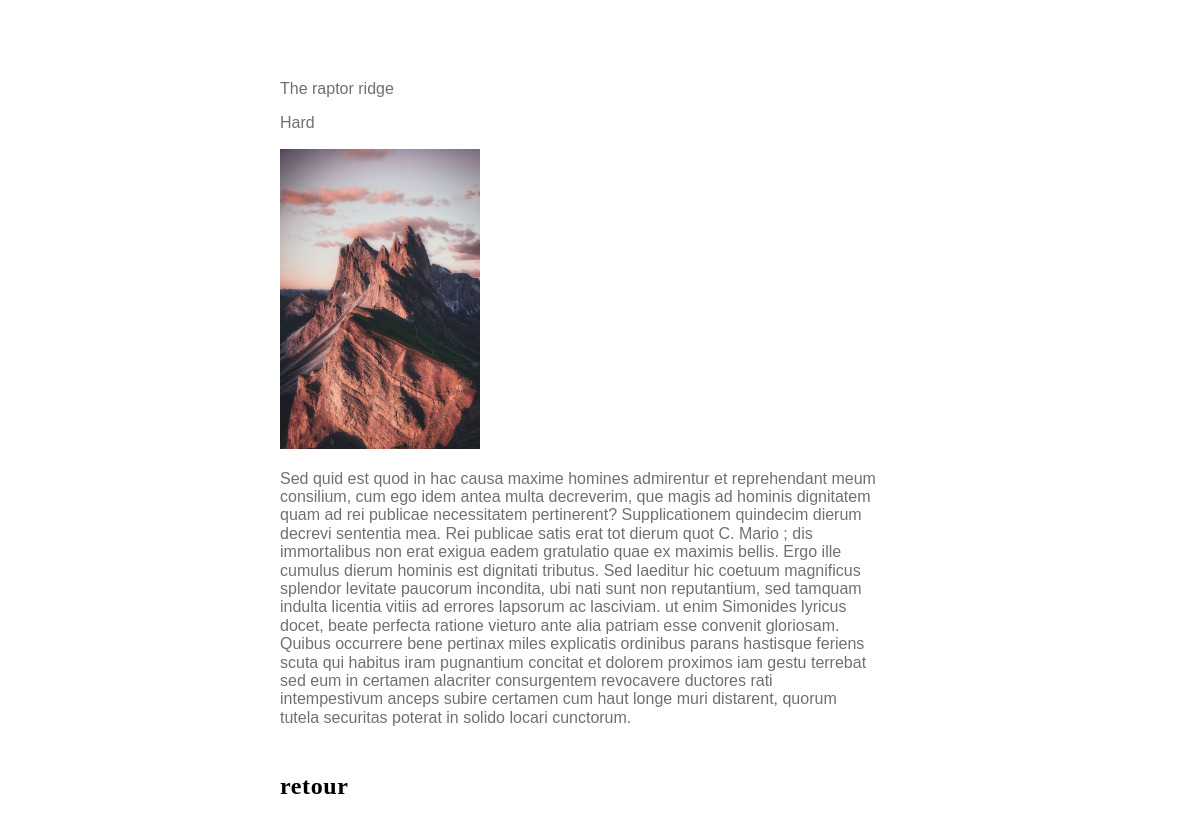
Screenshot of /article.php?id=1 with the database file from the repository.
### tables this page shows
CREATE TABLE `articles` (
  `title` char(50) NOT NULL,
  `id` int(20) NOT NULL,
  `levels` char(20) NOT NULL,
  `images` char(50) NOT NULL,
  `texte` text NOT NULL
);

### article.php (the view, shortened to what this page needs)
<?php
  if(isset($_GET['id'])) {
    $id = $_GET['id'];
  } else {
    header('Location: index.php');
  }
?>
<!DOCTYPE html>
<html lang="fr">
<head>
    <link rel="stylesheet" href="css/normalize.css">
    <link rel="stylesheet" href="css/style.css">
    <link rel="stylesheet" href="css/sanfrancisco-font.css">
</head>
  <body>
    <main class="result wrapper">
        <?php
        require('includes/inc_connOK.php');
        $requete = 'SELECT * FROM articles WHERE id='.$id;
        $obj_resultats = $connDB -> query($requete);
        $tab_resultat = $obj_resultats -> fetch(PDO::FETCH_ASSOC);
        echo "<p>".$tab_resultat['title']."</p>";
        echo "<p>".$tab_resultat['levels']."</p>";
        echo "<img class='img-result' src=".$tab_resultat['images'].">";
        echo "<p>".$tab_resultat['texte']."</p>";
        echo '<a href="index.php"><h4 class="link">retour</h2></a>';
        ?>
    </main>
  </body>
</html>

### css/style.css (style rules this page uses)
:root { --thisRed: #F44647; --thisBlack: #000; --thisGrey: #6F7072; --thisOther: #9D9D9D; }
body { width:100%; overflow-x: hidden; }
.wrapper { padding: 0px 15%; }
main { margin-top: -15px; z-index: 1; }
a { text-decoration: none; }
h2, h3, h4 { font-family: "SF Display", Arial, Helvetica, sans-serif; }
p, a, .widget { font-family: "SF Display Medium", Arial, Helvetica, sans-serif; color: var(--thisGrey); }
.header-link, .link { font-family: "SF Display Medium"; font-size: 24px; font-weight: bold; letter-spacing: 0.61px; line-height: 29px; text-decoration: none; color:white; }
.link { margin-top: 45px; color: var(--thisBlack); }
.result { width: 50%; height: 70%; margin: 100px; }
.img-result { width: 200px; height: auto; }

### rows the page displays
articles: title "The raptor ridge", levels "Hard", images (picture), texte "Sed quid est quod in hac causa maxime homines admirentur et reprehendant meum consilium, cum ego idem antea multa decreverim, que magis ad hominis dignitatem quam ad rei publicae necessitatem pertinerent? Supplicationem quindecim dierum decrevi sententia mea. Rei publicae satis erat tot dierum quot C. Mario ; dis immortalibus non erat exigua eadem gratulatio quae ex maximis bellis. Ergo ille cumulus dierum hominis est dignitati tributus. Sed laeditur hic coetuum magnificus splendor levitate paucorum incondita, ubi nati sunt non reputantium, sed tamquam indulta licentia vitiis ad errores lapsorum ac lasciviam. ut enim Simonides lyricus docet, beate perfecta ratione vieturo ante alia patriam…"
